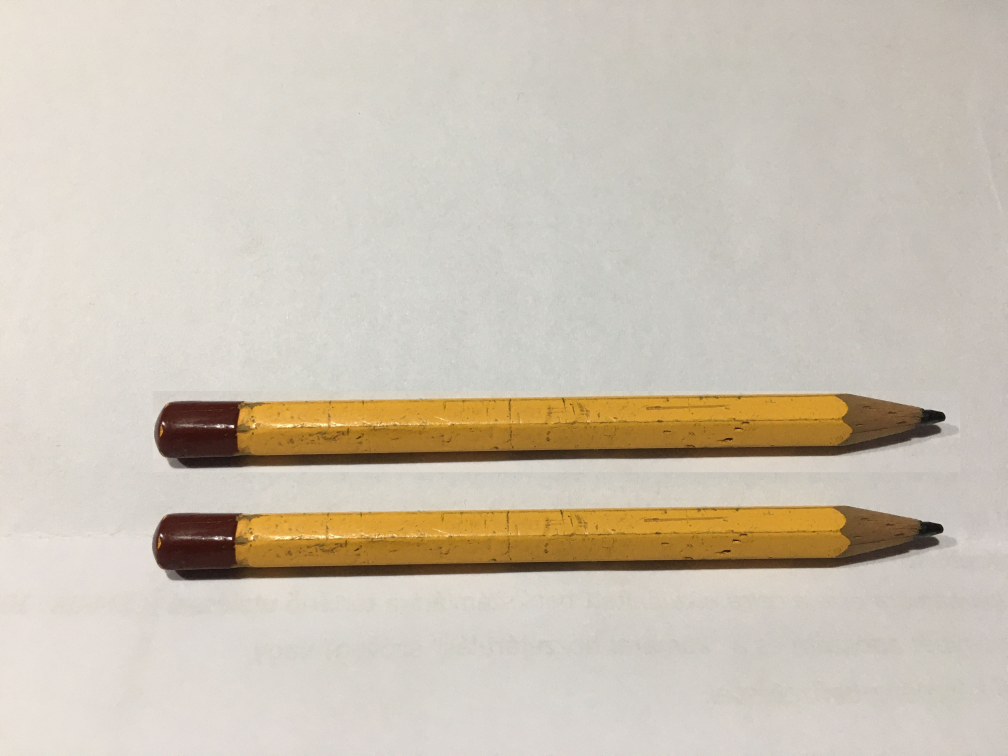
#> input picture clone_detection/ceruza.jpg, 4032 x 3024 px (shown at 1/4 size)
$ python clone_detection.py ceruza.jpg
#> lines starting #> are read from the running program, lines starting #| are printed output that depends on the picture
import cv2
import matplotlib.pyplot as plt
import sys
import numpy as np
from scipy.spatial import distance
from itertools import groupby


def match(descriptors, source_img):
    res_img = source_img
    convex_hull1 = []
    convex_hull2 = []
    arr = []
    matcher = cv2.DescriptorMatcher_create(cv2.DESCRIPTOR_MATCHER_BRUTEFORCE_HAMMING)
    matches = matcher.knnMatch(descriptors, descriptors, 2)

    for m, n in matches:
        key_point1 = key_points[m.trainIdx]
        key_point2 = key_points[m.queryIdx]
        if key_point1 == key_point2:
            continue

        key_point1, key_point2 = orderPoints(key_point1, key_point2)
        euclidean_distance = distance.euclidean(key_point1.pt, key_point2.pt)
        arr.append([key_point1, key_point2, euclidean_distance])

        convex_hull1.append(key_point1.pt)
        convex_hull2.append(key_point2.pt)
        cv2.line(res_img,
                 (int(key_point1.pt[0]), int(key_point1.pt[1])),
                 (int(key_point2.pt[0]), int(key_point2.pt[1])),
                 (255, 0, 0),
                 2)
    return res_img, convex_hull1, convex_hull2, arr


def orderPoints(key_point1, key_point2):
    points1 = key_point1.pt
    points2 = key_point2.pt

    if points1[0] > points2[0]:
        return key_point2, key_point1
    return key_point1, key_point2


def split(u, v, points):
    return [p for p in points if np.cross(p - u, v - u) < 0]


def extend(u, v, points):
    if not points:
        return []

    w = min(points, key=lambda p: np.cross(p - u, v - u))
    p1, p2 = split(w, v, points), split(u, w, points)
    return extend(w, v, p1) + [w] + extend(u, w, p2)


def convex_hull(points):
    u = min(points, key=lambda p: p[0])
    v = max(points, key=lambda p: p[0])
    left, right = split(u, v, points), split(v, u, points)

    return [v] + extend(u, v, left) + [u] + extend(v, u, right) + [v]


path = sys.argv[1]
img = cv2.imread(path)
#> img is the input picture: shape (3024, 4032, 3); mean B, G, R 180.6, 195.3, 204.4

gray_img = cv2.cvtColor(img, cv2.COLOR_BGR2GRAY)
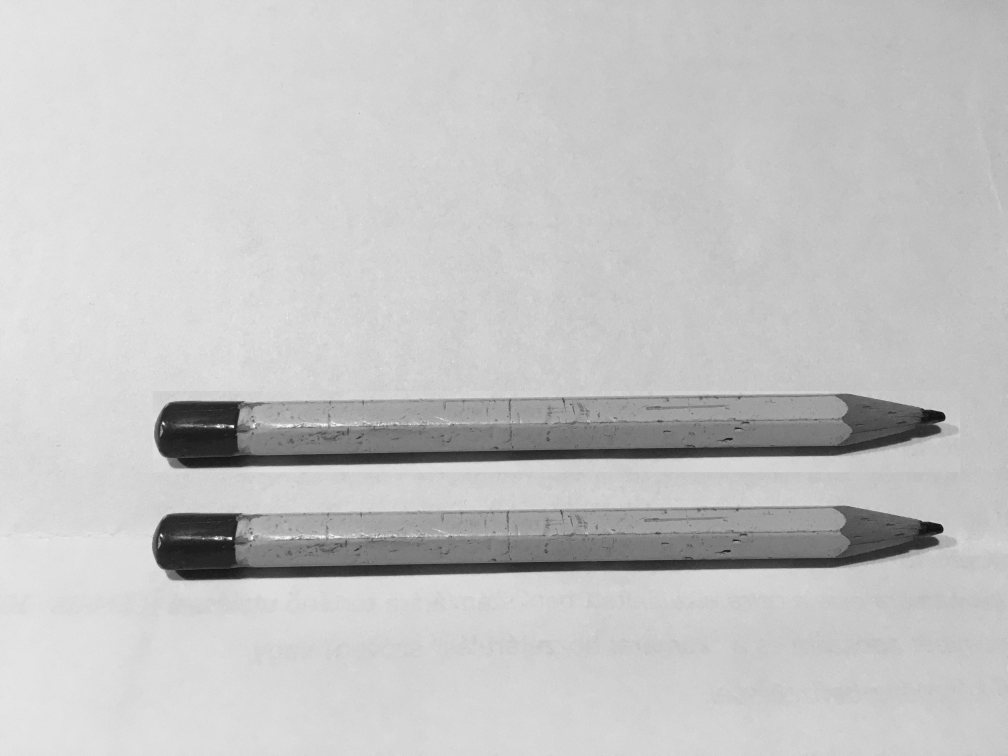
#> gray_img: shape (3024, 4032) (shown at 1/4 size); min 7, max 254, mean 196.3

nFeaturePoints = 2000
patchSize = 4
scoreType = cv2.ORB_FAST_SCORE
orb = cv2.ORB_create(nfeatures=nFeaturePoints, scoreType=scoreType, patchSize=patchSize)
key_points = orb.detect(gray_img)
#> key_points = 2093 keypoints; strongest (x, y, size): (923, 2153, 11.9), (932, 1705, 11.9), (935, 1708, 5.8), (921, 2153, 14.3)

key_points, descriptors = orb.compute(gray_img, key_points)

result, conv_hull1, conv_hull2, euclidean_distances = match(descriptors, img)
#> in match, `matches = matcher.knnMatch(descriptors, descriptors, 2)`: matches = 2093 matches
#> the loop in match, `for m, n in matches:` made 2093 passes
#> key_point2 on passes 1 to 3: keypoint at (1186, 1702), size 4, keypoint at (2273, 2064), size 4, keypoint at (642, 2141), size 4
#> after the loop in match, `for m, n in matches:`:
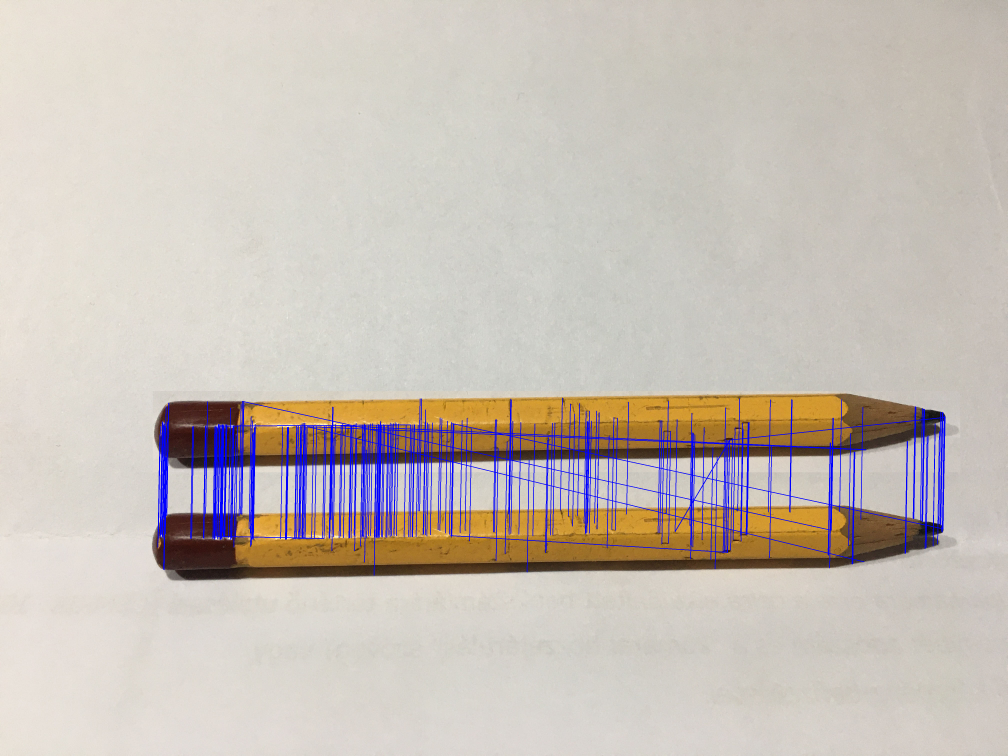
#> res_img: shape (3024, 4032, 3) (shown at 1/4 size); mean B, G, R 184.3, 191.5, 200
#> after the loop in match, `for m, n in matches:`: arr = 268 items; convex_hull1 = 268 pairs, first value 631 to 3777.3, second value 1605.6 to 2301; convex_hull2 = 268 pairs, first value 639 to 3780.9, second value 1592 to 2276.4
#> conv_hull1 has the same summary as convex_hull1 in match; conv_hull2 has the same summary as convex_hull2 in match; euclidean_distances = 268 items

for key, group in groupby(euclidean_distances, lambda x: x[2]):
    convex_shape1 = []
    convex_shape2 = []
    for element in group:
        convex_shape1.append(element[0].pt)
        convex_shape2.append(element[1].pt)

    pts1 = np.array(convex_shape1, np.int32)
    hull1 = np.array(convex_hull(pts1))

    pts2 = np.array(convex_shape2, np.int32)
    hull2 = np.array(convex_hull(pts2))

    cv2.fillPoly(result, [hull1], (0,0,255))
    cv2.fillPoly(result, [hull2], (0,0,255))
#> this loop made 41 passes
#> (key, hull1, hull2) on passes 2, 4, 6, 7, 8, 9, 10: (2292.7, [[1228, 1706], [1228, 1706], [1228, 1706]], [[3456, 2247], [3456, 2247], [3456, 2247]]), (2237.9, [[1228, 1706], [1228, 1706], [1228, 1706]], [[3464, 1799], [3464, 1799], [3464, 1799]]), (424.8, [[2700, 2126], [2700, 2126], [2700, 2126]], [[2918, 1761], [2918, 1761], [2918, 1761]]), (762, [[879, 1704], [879, 1704], [879, 1704]], [[1641, 1699], [1641, 1699], [1641, 1699]]), (0.6, [[654, 2277], [654, 2277], [654, 2277]], [[654, 2276], [654, 2276], [654, 2276]]), (448.4, [[3769, 2128], [3769, 2128], [3769, 2128]], [[3777, 1680], [3777, 1680], [3777, 1680]]), (2101.4, [[1364, 1703], [1364, 1703], [1364, 1703]], [[3463, 1798], [3463, 1798], [3463, 1798]])
#> key on passes 1, 3: 448.1, 448.1
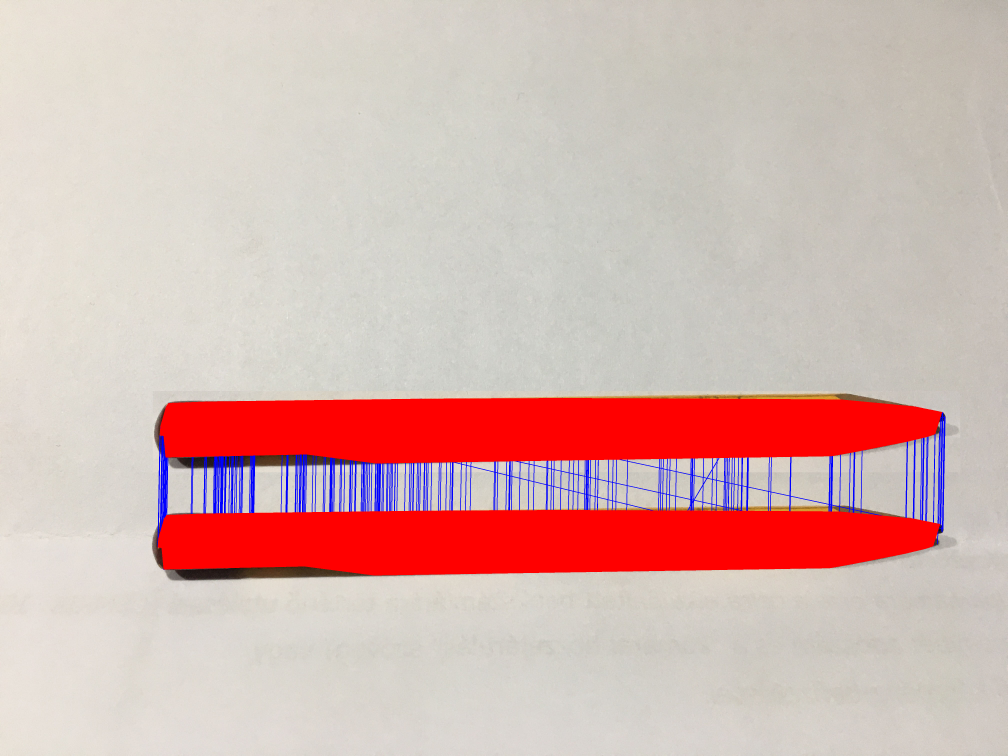
#> result: shape (3024, 4032, 3) (shown at 1/4 size); mean B, G, R 176.2, 180.1, 213.9


plt.figure(1)

res = cv2.cvtColor(result, cv2.COLOR_BGR2RGB)
plt.imshow(res)
plt.show()
cv2.waitKey(0)
